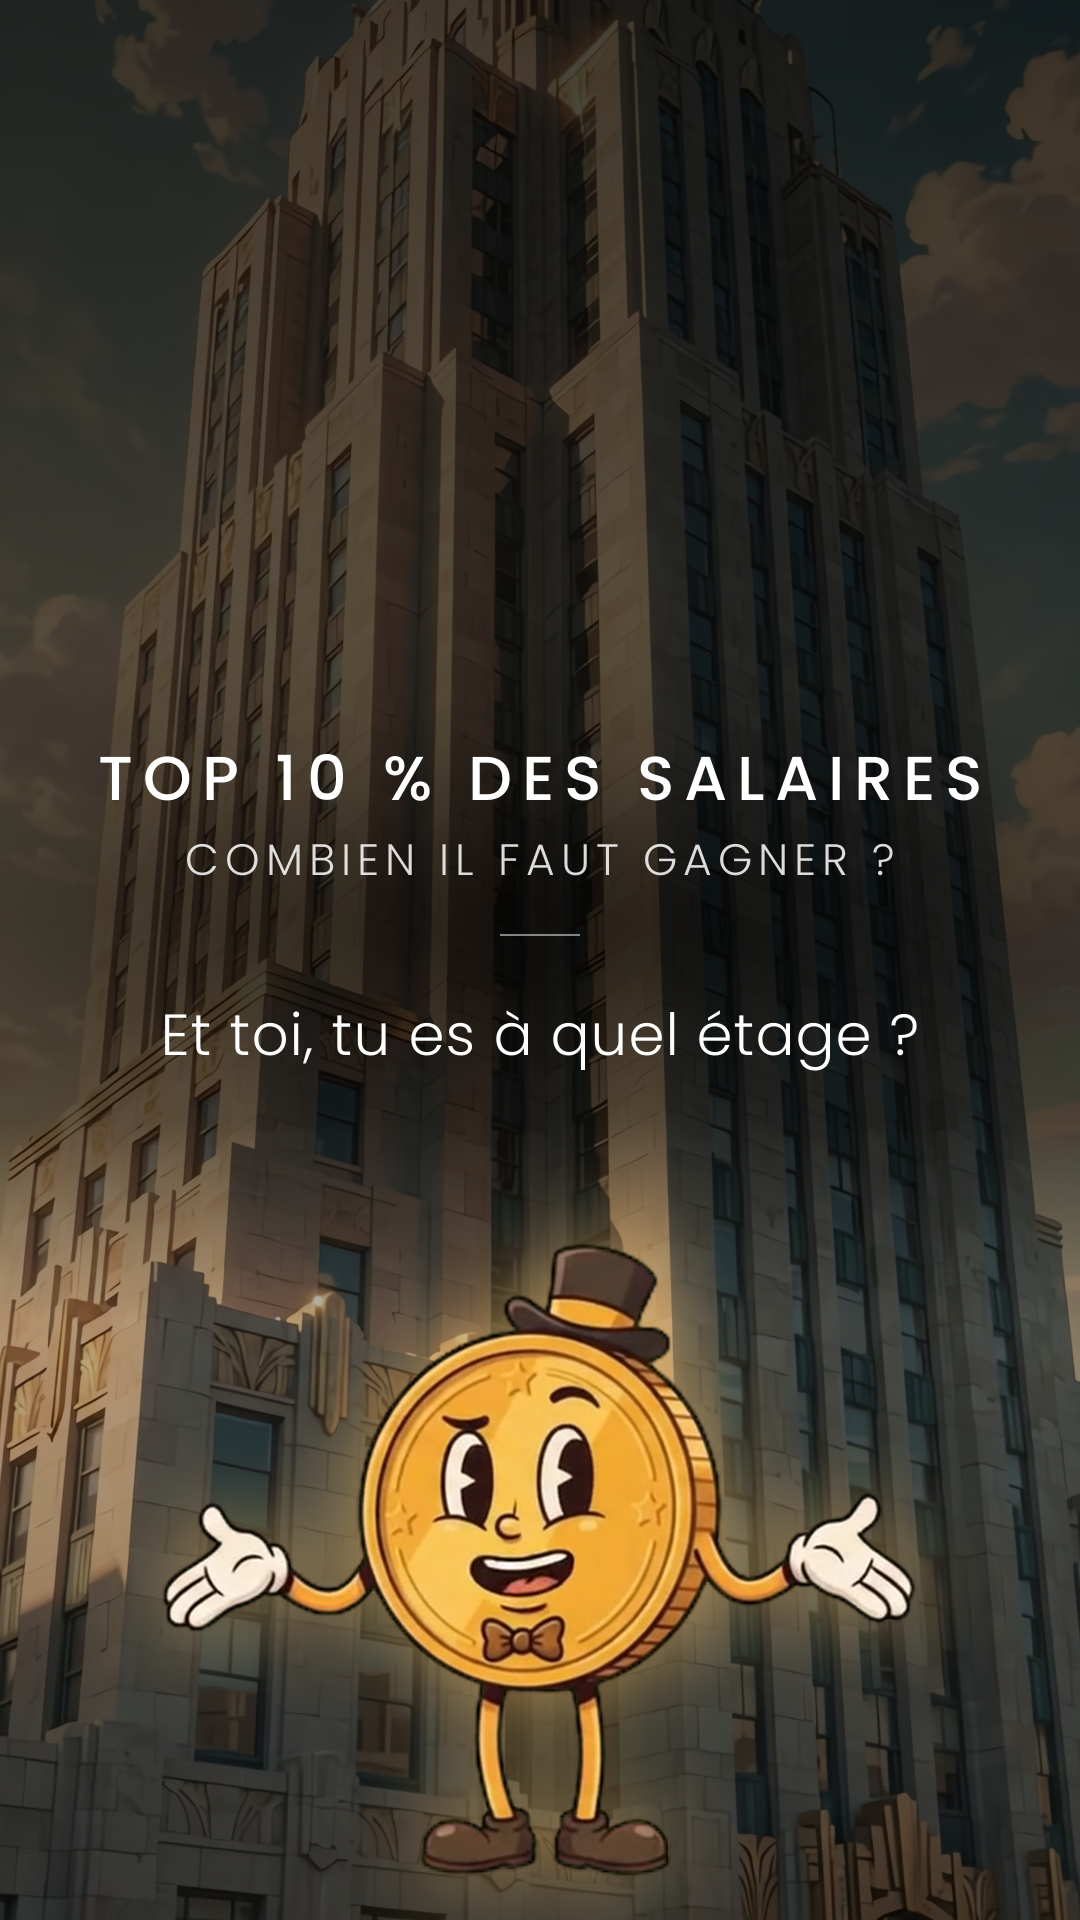

Generate this figure with Python:
"""Couverture de top10_riches (style maison, lib/cards_lib.py) : rue au pied du gratte-ciel assombrie, titre « TOP 10 % DES SALAIRES »,
sous-titre « COMBIEN IL FAUT GAGNER ? », question « Et toi, tu es à quel étage ? », Mister Coin qui pose la question en bas avec un halo doré."""
import cairo, numpy as np, sys, os, subprocess
HERE = os.path.dirname(os.path.abspath(__file__)); ROOT = os.path.abspath(os.path.join(HERE, '..', '..'))
sys.path.insert(0, f'{ROOT}/lib'); sys.path.insert(0, f'{ROOT}/mister_coin')
from PIL import Image, ImageFilter
import cards_lib as cards
from cards_lib import W, H
TMP = f'{HERE}/tmp'; os.makedirs(TMP, exist_ok=True)
def still(src, n, dst):
    if not os.path.exists(dst):
        subprocess.run(['ffmpeg', '-loglevel', 'error', '-y', '-i', src, '-vf', f'select=eq(n\\,{n})', '-vframes', '1', dst], check=True)
    return Image.open(dst).convert('RGB')
def bg(c):
    _sr = f'{HERE}/decors/sr/decor_rue.mp4'; d = still(_sr if os.path.exists(_sr) else f'{HERE}/decors/decor_rue.mp4', 150, f'{TMP}/rue_couv{"_sr" if os.path.exists(_sr) else ""}.png').resize((W, H), Image.LANCZOS)
    arr = np.asarray(d.convert('RGB')).astype(np.float32); y = np.arange(H)[:, None, None]
    dark = np.interp(y, [0, 650, 1120, 1320, H], [.72, .62, .58, .25, .4])
    xs = np.arange(W)[None, :, None]; band = np.exp(-((y-930)/170.0)**2)*np.exp(-((xs-540)/520.0)**2); dark = np.clip(dark+.22*band, 0, .9)
    arr *= 1-dark; b = Image.fromarray(arr.astype(np.uint8)).convert('RGBA').tobytes('raw', 'BGRa')
    src = cairo.ImageSurface.create_for_data(bytearray(b), cairo.FORMAT_ARGB32, W, H); c.set_source_surface(src); c.paint()
cards.bg = bg
_put = cards.put
def _q(c, s_, y, fam, size, *a, **k):
    if s_ == "Et toi, tu achètes ?": s_ = "Et toi, tu es à quel étage ?"; size = cards.fit(c, s_, fam, size, 0, 900)
    return _put(c, s_, y, fam, size, *a, **k)
cards.put = _q
import veo_coin as VC
path = f'{HERE}/couverture.png'; cards.card("TOP 10 % DES SALAIRES", False, path, sub=("COMBIEN IL FAUT GAGNER ?",))
im = Image.open(path).convert('RGBA')
a, m = VC._key(np.asarray(still(f'{ROOT}/mister_coin/veo/classique_parle_question.mp4', 60, f'{TMP}/question_couv.png')))
ch = Image.fromarray(np.clip(a, 0, 255).astype(np.uint8)).convert('RGBA'); ch.putalpha(Image.fromarray((m*255).astype(np.uint8))); ch = ch.crop(ch.getbbox())
hh = 640; ch = ch.resize((int(ch.width*hh/ch.height), hh), Image.LANCZOS)
x0, y0 = (W-ch.width)//2, 1240
halo = Image.new('RGBA', (W, H), (255, 200, 110, 0)); gl = Image.new('RGBA', (W, H), 0); gl.alpha_composite(ch, (x0, y0))
halo.putalpha(gl.getchannel('A').filter(ImageFilter.GaussianBlur(45)).point(lambda v: int(v*.7))); im.alpha_composite(halo); im.alpha_composite(gl)
im.convert('RGB').save(path); print('ok')
